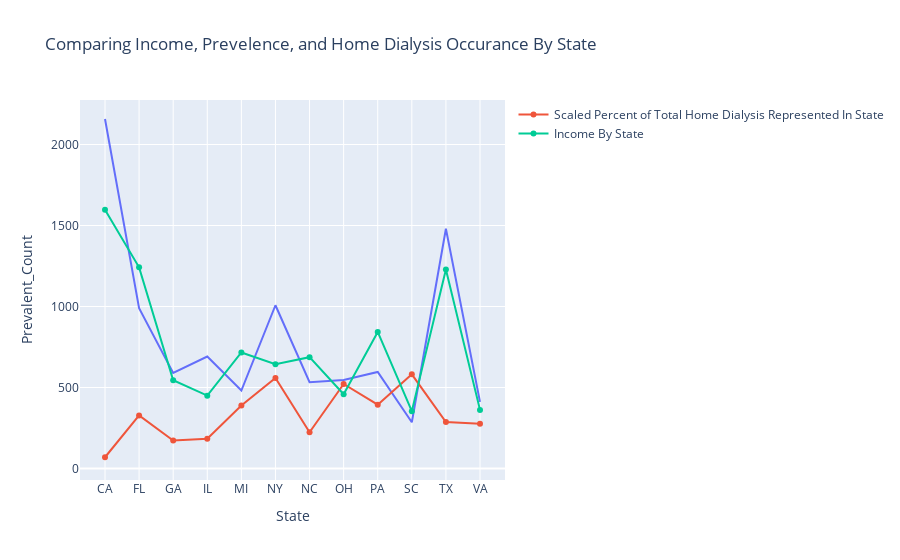

Notebook source saved alongside this figure:
### Code cell
fig1 = px.line(inner_merge_home_dialysis_prevalence_income_adjusted, x='State', y="Prevalent_Count", title='Comparing Income, Prevelence, and Home Dialysis Occurance By State')

fig1.add_scatter(x=inner_merge_home_dialysis_prevalence_income_adjusted['State'], y=inner_merge_home_dialysis_prevalence_income_adjusted['Percent_Home_Dialysis_By_State'], name = "Scaled Percent of Total Home Dialysis Represented In State")
fig1.add_scatter(x=inner_merge_home_dialysis_prevalence_income_adjusted['State'], y=inner_merge_home_dialysis_prevalence_income_adjusted['Total_Income'], name = 'Income By State')


fig1.show()

### Figure 1 — Plotly figure (JSON) as saved in the notebook; plotly's stock layout.template omitted (floating-point values rounded to 4 significant figures)
{"data": [{"hoverlabel": {"namelength": 0}, "hovertemplate": "State=%{x}<br>Prevalent_Count=%{y}", "legendgroup": "", "line": {"color": "#636efa", "dash": "solid"}, "mode": "lines", "name": "", "showlegend": false, "type": "scatter", "x": ["CA", "FL", "GA", "IL", "MI", "NY", "NC", "OH", "PA", "SC", "TX", "VA"], "xaxis": "x", "y": [2158.0, 990.1, 590.0, 691.1, 481.2, 1008.0, 533.1, 545.8, 595.9, 285.4, 1480.0, 411.6], "yaxis": "y"}, {"name": "Scaled Percent of Total Home Dialysis Represented In State", "type": "scatter", "x": ["CA", "FL", "GA", "IL", "MI", "NY", "NC", "OH", "PA", "SC", "TX", "VA"], "y": [69.45, 327.9, 172.8, 183.4, 389.4, 558.5, 224.1, 521.8, 394.2, 581.2, 286.7, 276.4]}, {"name": "Income By State", "type": "scatter", "x": ["CA", "FL", "GA", "IL", "MI", "NY", "NC", "OH", "PA", "SC", "TX", "VA"], "y": [1597.0, 1242.0, 544.6, 449.8, 716.2, 643.8, 687.4, 458.8, 843.1, 354.1, 1228.0, 361.9]}], "layout": {"legend": {"tracegroupgap": 0}, "title": {"text": "Comparing Income, Prevelence, and Home Dialysis Occurance By State"}, "xaxis": {"anchor": "y", "domain": [0, 1], "title": {"text": "State"}}, "yaxis": {"anchor": "x", "domain": [0, 1], "title": {"text": "Prevalent_Count"}}}}
